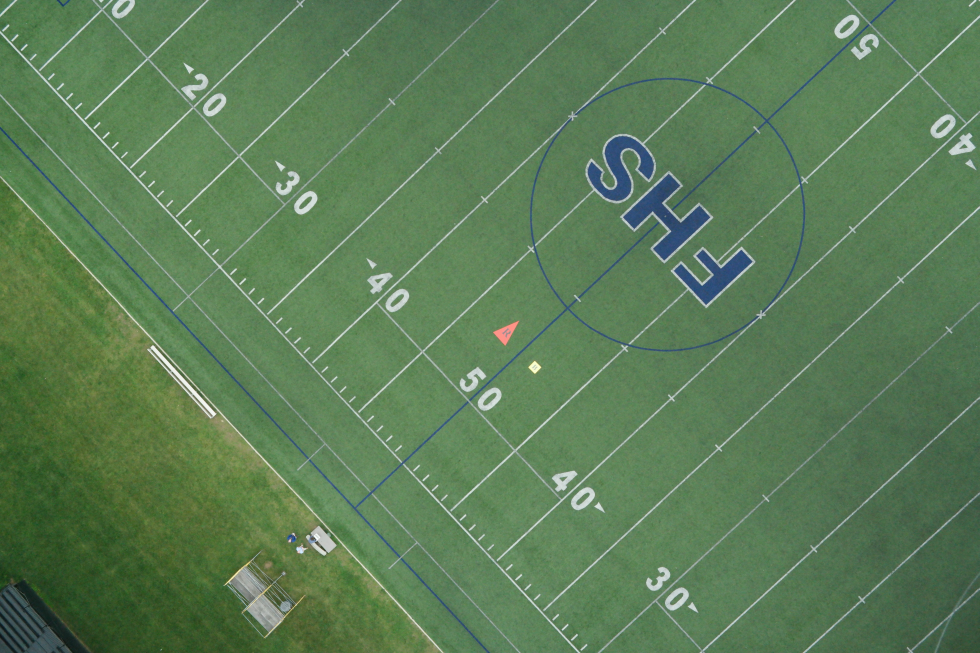
#> input picture images/targets_300.jpg, 4898 x 3265 px, found by its file name (shown at 1/5 size)
$ python histogram_equalization.py   (older library calls are emulated)
#> lines starting #> are read from the running program, lines starting #| are printed output that depends on the picture
import cv2
from numpy import *

"""
Histogram Equalization -- Preprocessing technique

Used to:
1) Normalize image intensity
2) Improve contrast

Requires:
1) Grayscale image
"""


def histeq(im, nbr_bins=1024):
    """
    Histogram equalization of a grayscale image
    """
    # Get Histogram
    imhist, bins = histogram(im.flatten(), nbr_bins, normed=True)
    cdf = imhist.cumsum() # Cumulative distribution function
    cdf = 255 * cdf / cdf[-1] # Normalize

    # Use linear interpolation of cdf to find new pixel values
    im2 = interp(im.flatten(), bins[:-1], cdf)

    # Return the new image
    return im2.reshape(im.shape), cdf

# Testing histogram equalization
if __name__ == '__main__':
    im = array(cv2.cvtColor(cv2.imread("../images/targets_300.jpg"), cv2.COLOR_BGR2GRAY))
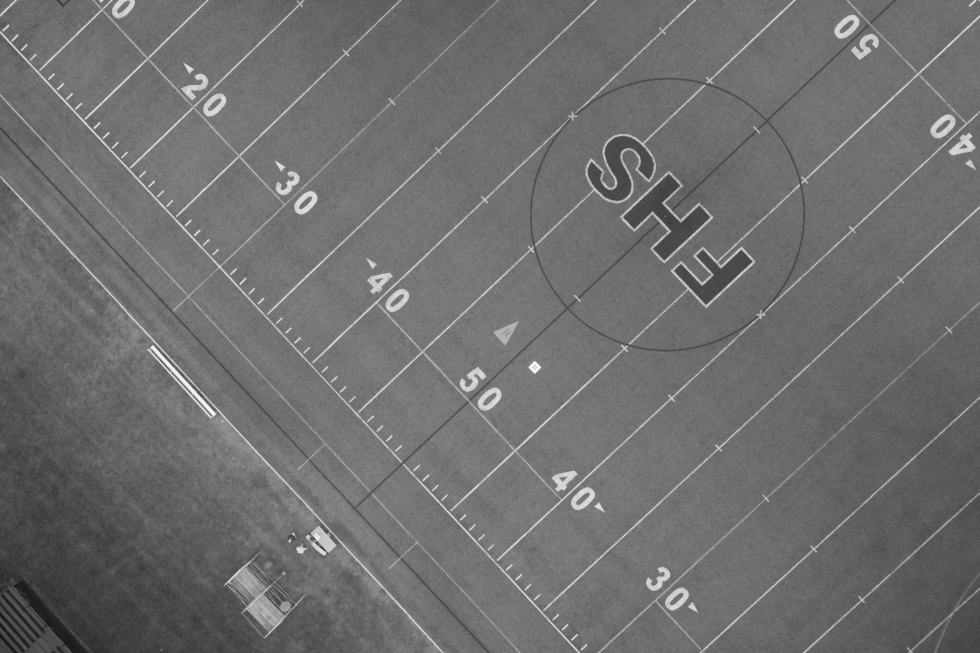
#> im: shape (3265, 4898) (shown at 1/5 size); min 10, max 254, mean 110.4
    im2, cdf = histeq(im)
#> in histeq, `imhist, bins = histogram(im.flatten(), nbr_bins, normed=True)`: imhist = 1024 values, max 0.17 at index 432, min 0 at index 1, mean 0.0041; bins = 1025 values from 10 to 254
#> in histeq, `cdf = imhist.cumsum()`: cdf = 1024 values from 2.62e-07 to 4.2
#> in histeq, `cdf = 255 * cdf / cdf[-1]`: cdf = 1024 values from 1.59e-05 to 255
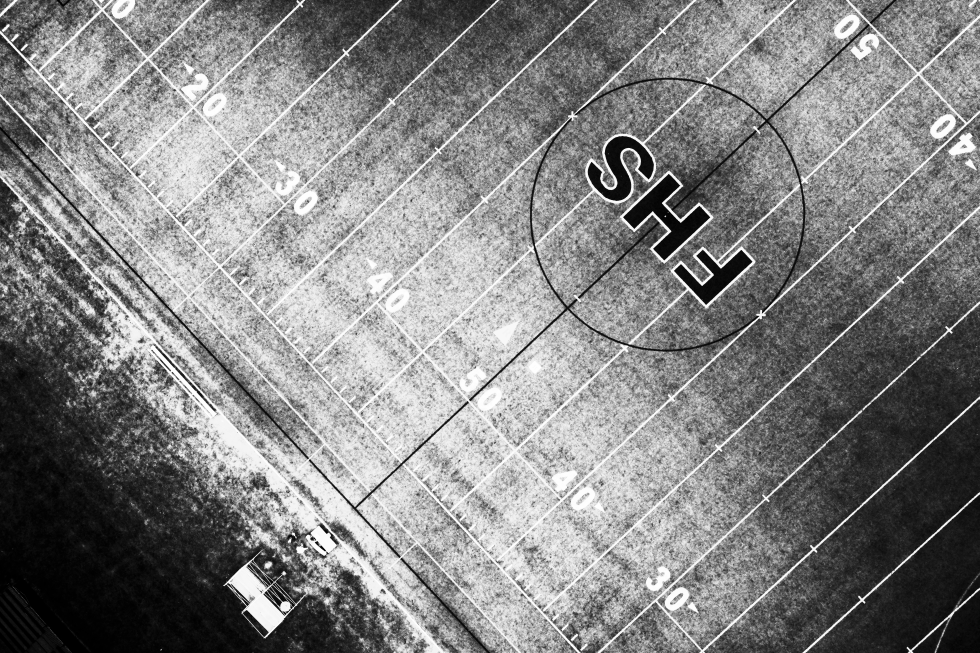
#> im2: shape (3265, 4898) float64 (shown at 1/5 size); min 1.59e-05, max 255, mean 130.6
#> cdf = 1024 values from 1.59e-05 to 255

    cv2.imshow("im2", im2)
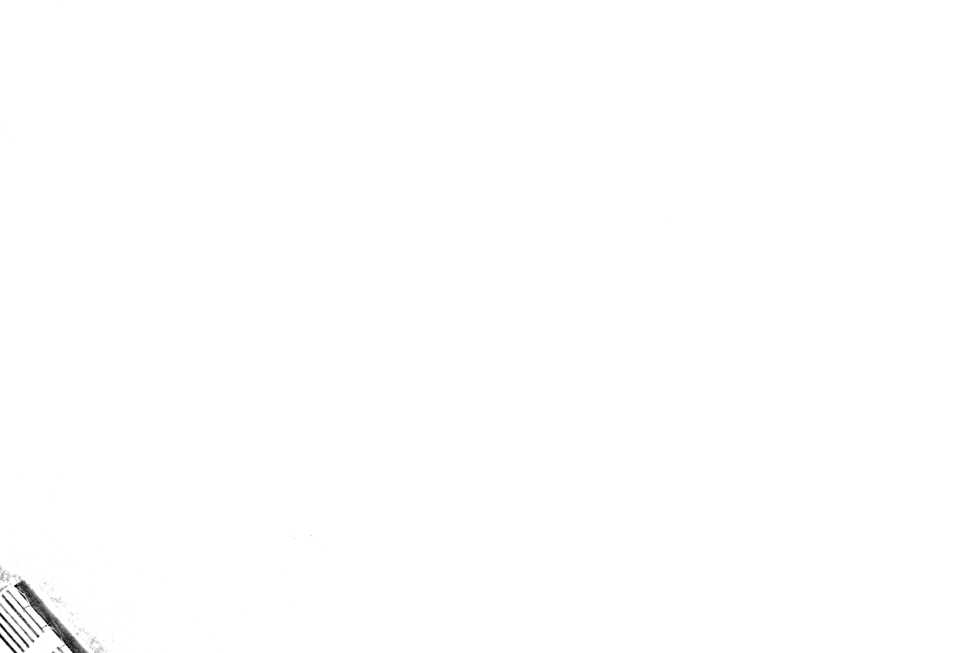
#> window 'im2': shape (3265, 4898) (shown at 1/5 size); min 0, max 255, mean 254.5
    cv2.waitKey(0)
    cv2.destroyAllWindows()

$ run again, with images/targets_400.jpg copied over images/targets_300.jpg
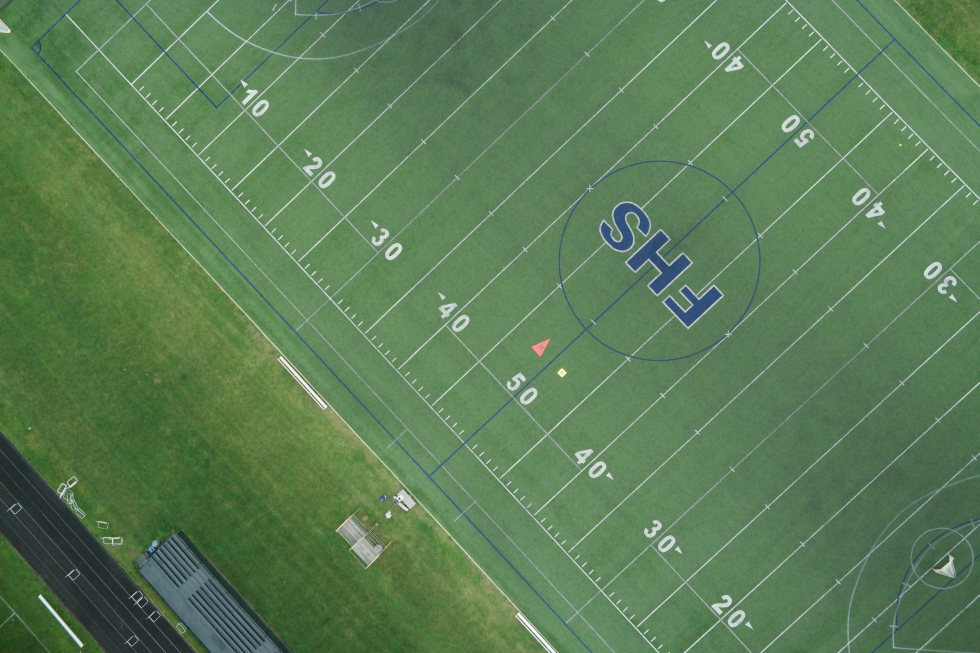
#> input picture images/targets_400.jpg, 4898 x 3265 px, found by its file name (shown at 1/5 size)
#> imhist = 1024 values, max 0.149 at index 458, min 0 at index 1, mean 0.00403; bins = 1025 values from 7 to 255
#> in histeq, `cdf = imhist.cumsum()`: cdf = 1024 values from 2.58e-07 to 4.13
#> in histeq, `cdf = 255 * cdf / cdf[-1]`: cdf = 1024 values from 1.59e-05 to 255
#> `im2, cdf = histeq(im)`:
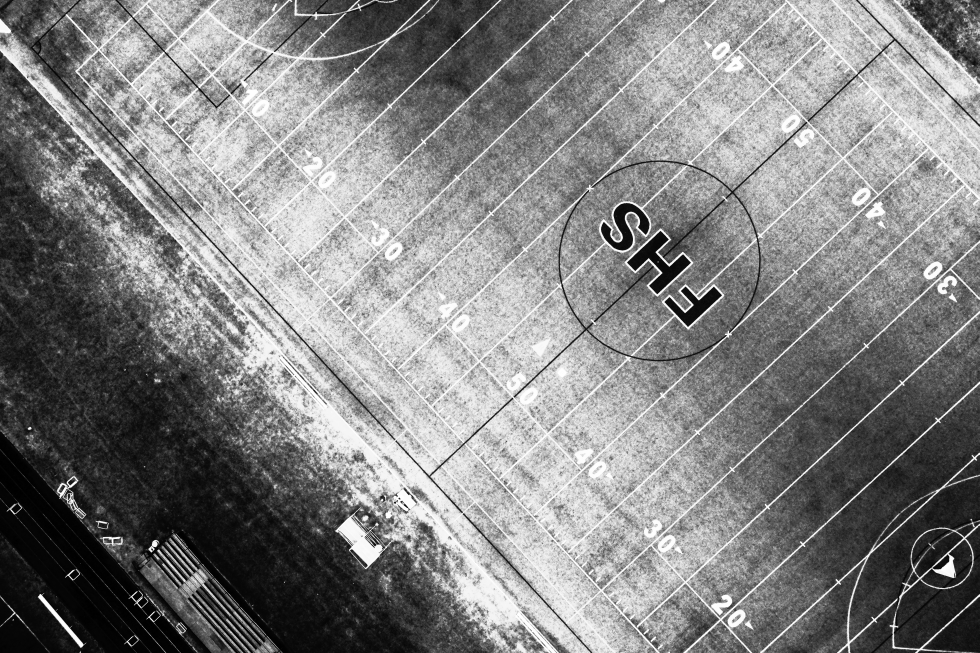
#> im2: shape (3265, 4898) float64 (shown at 1/5 size); min 1.59e-05, max 255, mean 130.1
#> `cv2.imshow("im2", im2)`:
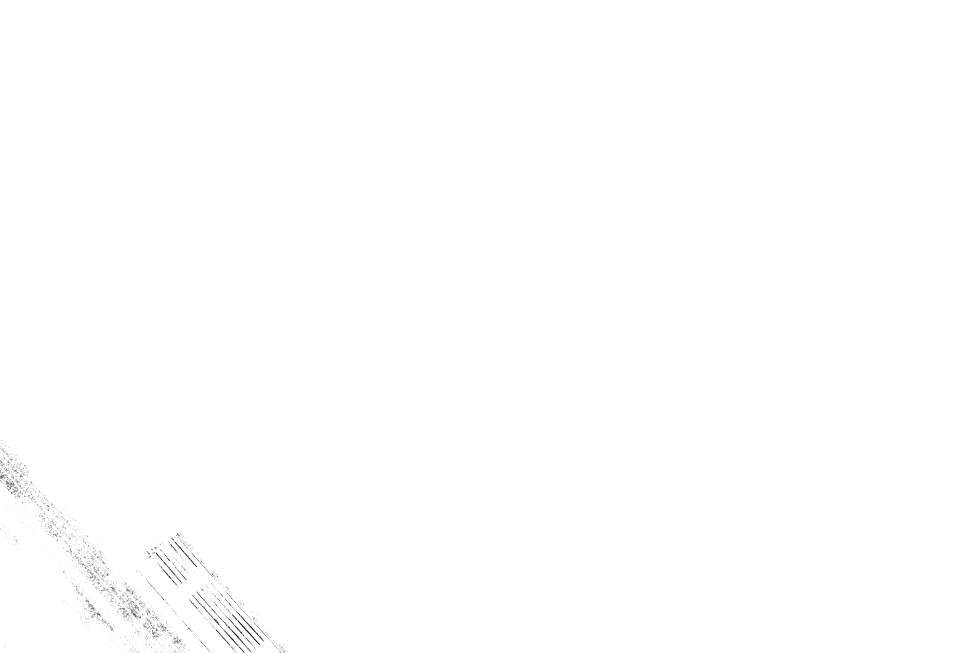
#> window 'im2': shape (3265, 4898) (shown at 1/5 size); min 0, max 255, mean 254.6

$ run again, with images/targets_500.jpg copied over images/targets_300.jpg
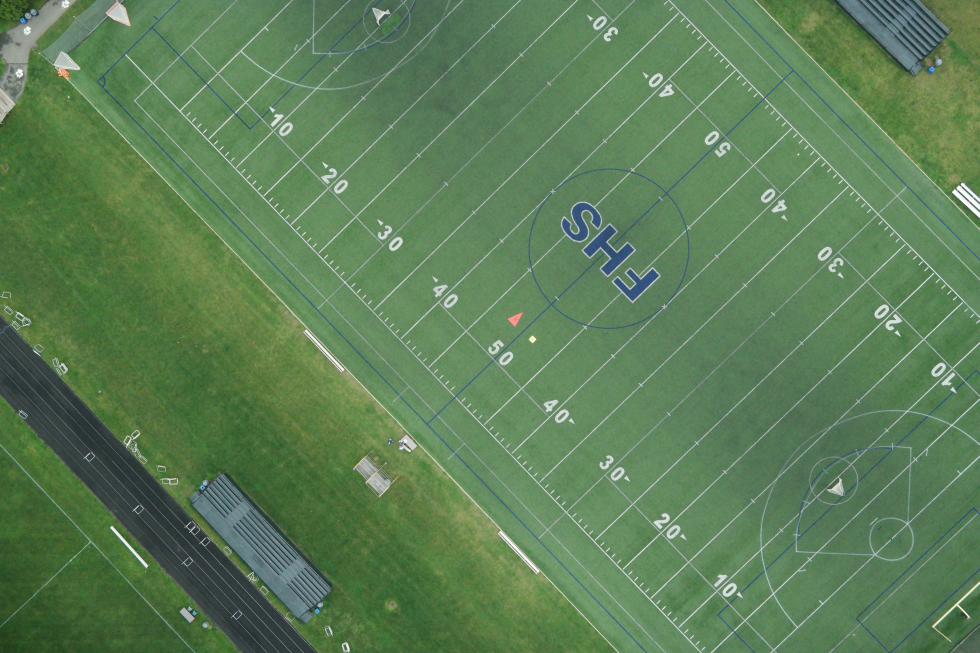
#> input picture images/targets_500.jpg, 4898 x 3265 px, found by its file name (shown at 1/5 size)
#> imhist = 1024 values, max 0.131 at index 459, min 0 at index 1, mean 0.00408; bins = 1025 values from 10 to 255
#> in histeq, `cdf = imhist.cumsum()`: cdf = 1024 values from 2.61e-07 to 4.18
#> in histeq, `cdf = 255 * cdf / cdf[-1]`: cdf = 1024 values from 1.59e-05 to 255
#> `im2, cdf = histeq(im)`:
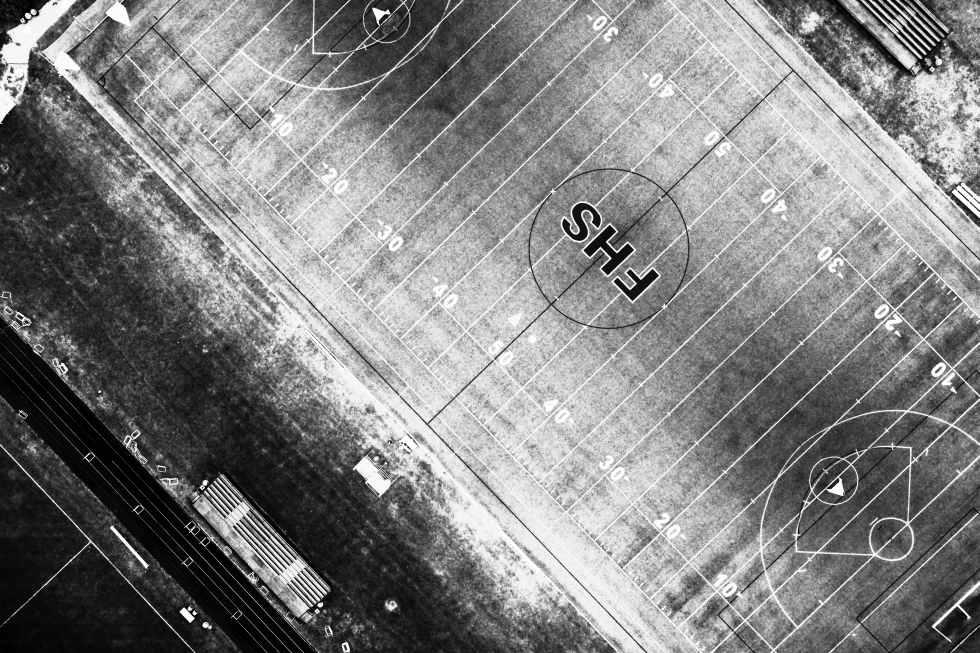
#> im2: shape (3265, 4898) float64 (shown at 1/5 size); min 1.59e-05, max 255, mean 129.9
#> `cv2.imshow("im2", im2)`:
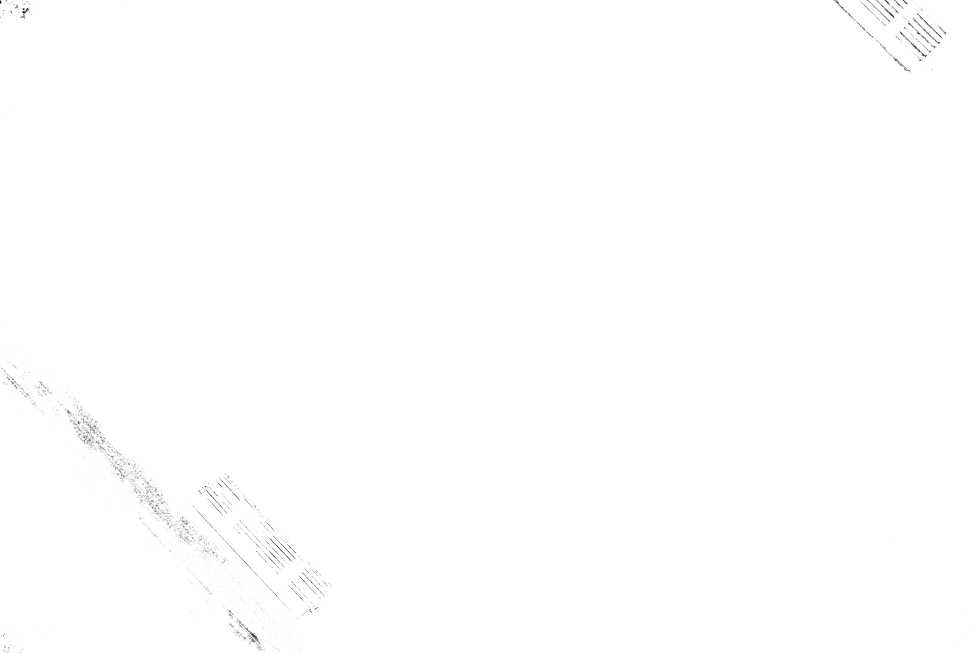
#> window 'im2': shape (3265, 4898) (shown at 1/5 size); min 0, max 255, mean 254.6

$ run again, with images/targets_600.jpg copied over images/targets_300.jpg
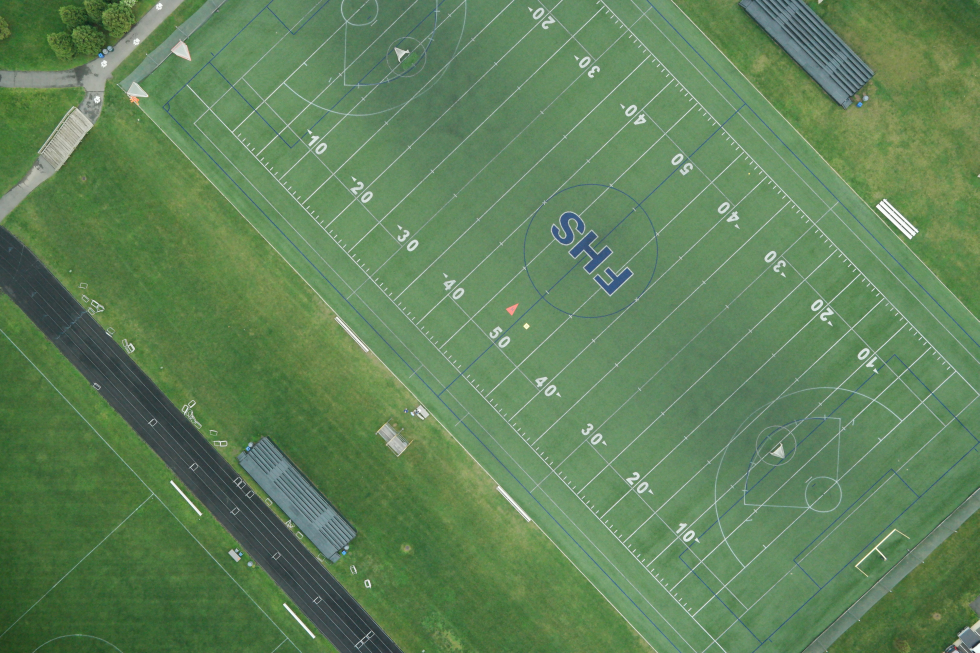
#> input picture images/targets_600.jpg, 4898 x 3265 px, found by its file name (shown at 1/5 size)
#> imhist = 1024 values, max 0.124 at index 466, min 0 at index 1, mean 0.00422; bins = 1025 values from 18 to 255
#> in histeq, `cdf = imhist.cumsum()`: cdf = 1024 values from 2.7e-07 to 4.32
#> in histeq, `cdf = 255 * cdf / cdf[-1]`: cdf = 1024 values from 1.59e-05 to 255
#> `im2, cdf = histeq(im)`:
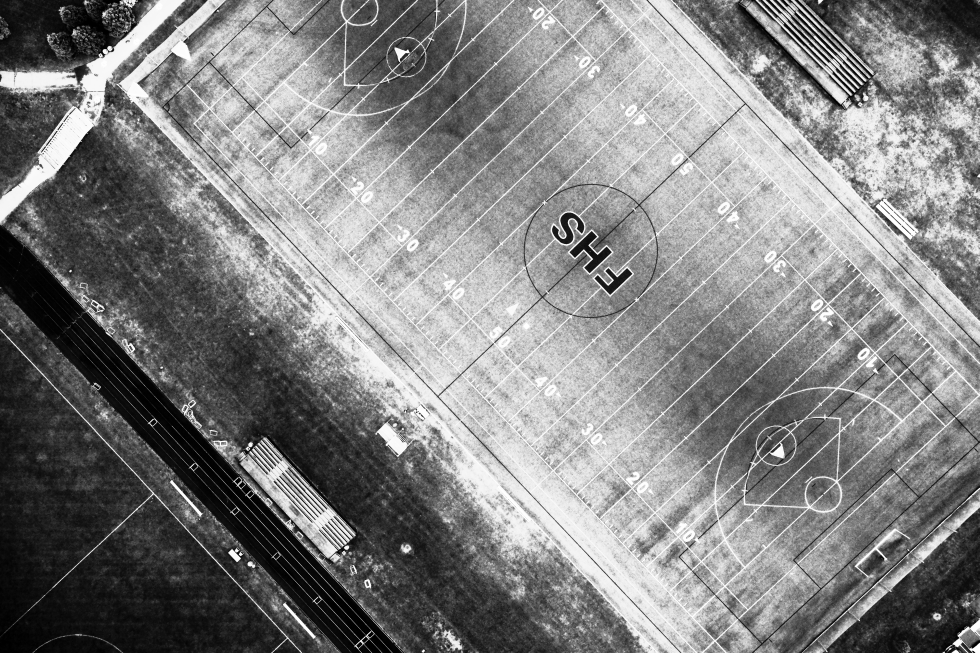
#> im2: shape (3265, 4898) float64 (shown at 1/5 size); min 1.59e-05, max 255, mean 129.6
#> `cv2.imshow("im2", im2)`:
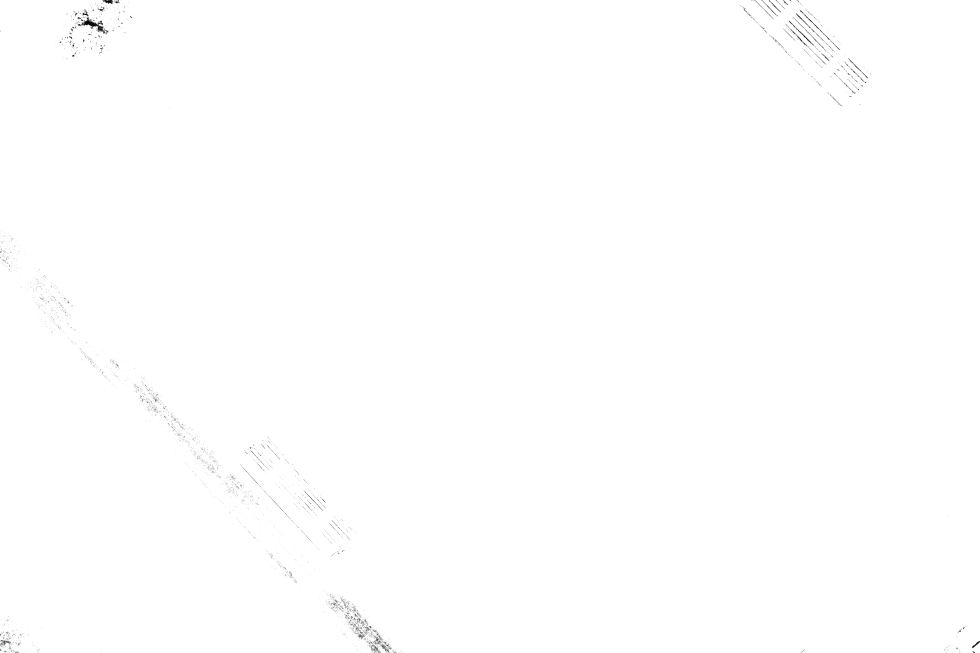
#> window 'im2': shape (3265, 4898) (shown at 1/5 size); min 0, max 255, mean 254.6
